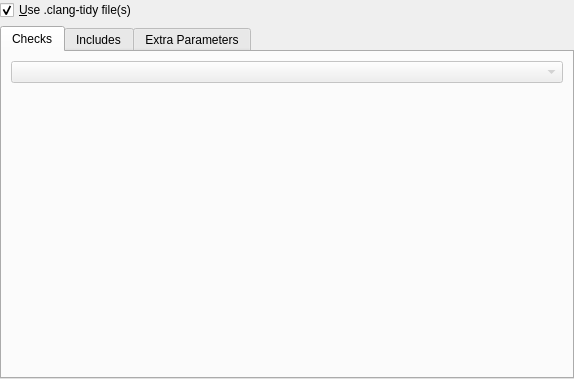
<?xml version="1.0" encoding="UTF-8"?>
<ui version="4.0">
 <class>ClangTidy::ProjectConfigPage</class>
 <widget class="QWidget" name="ClangTidy::ProjectConfigPage">
  <property name="geometry">
   <rect>
    <x>0</x>
    <y>0</y>
    <width>574</width>
    <height>379</height>
   </rect>
  </property>
  <layout class="QVBoxLayout" name="verticalLayout">
   <property name="leftMargin">
    <number>0</number>
   </property>
   <property name="topMargin">
    <number>0</number>
   </property>
   <property name="rightMargin">
    <number>0</number>
   </property>
   <property name="bottomMargin">
    <number>0</number>
   </property>
   <item>
    <widget class="QCheckBox" name="kcfg_useConfigFile">
     <property name="text">
      <string>&amp;Use .clang-tidy file(s)</string>
     </property>
     <property name="checked">
      <bool>true</bool>
     </property>
    </widget>
   </item>
   <item>
    <widget class="QTabWidget" name="tabWidget">
     <property name="currentIndex">
      <number>0</number>
     </property>
     <widget class="QWidget" name="checksTab">
      <attribute name="title">
       <string>Checks</string>
      </attribute>
      <property name="enabled">
       <bool>false</bool>
      </property>
      <layout class="QVBoxLayout" name="verticalLayout_2">
       <item>
        <widget class="ClangTidy::CheckSetSelectionComboBox" name="kcfg_checkSetSelection">
         <property name="sizePolicy">
          <sizepolicy hsizetype="Preferred" vsizetype="Fixed">
           <horstretch>1</horstretch>
           <verstretch>0</verstretch>
          </sizepolicy>
         </property>
        </widget>
       </item>
       <item>
        <widget class="ClangTidy::CheckSelection" name="enabledChecks" native="true"/>
       </item>
       <item>
        <widget class="ClangTidy::CustomCheckSetConfigProxyWidget" name="kcfg_enabledChecks" native="true">
         <property name="visible">
          <bool>false</bool>
         </property>
        </widget>
       </item>
      </layout>
     </widget>
     <widget class="QWidget" name="tab_3">
      <attribute name="title">
       <string>Includes</string>
      </attribute>
      <layout class="QFormLayout" name="formLayout_2">
       <item row="0" column="0">
        <widget class="QLabel" name="label_3">
         <property name="text">
          <string>&amp;Check system headers:</string>
         </property>
         <property name="buddy">
          <cstring>kcfg_checkSystemHeaders</cstring>
         </property>
        </widget>
       </item>
       <item row="0" column="1">
        <widget class="QCheckBox" name="kcfg_checkSystemHeaders"/>
       </item>
       <item row="1" column="0">
        <widget class="QLabel" name="headerFilterLabel">
         <property name="text">
          <string>Header fi&amp;lter:</string>
         </property>
         <property name="enabled">
          <bool>false</bool>
         </property>
         <property name="buddy">
          <cstring>kcfg_headerFilter</cstring>
         </property>
        </widget>
       </item>
       <item row="1" column="1">
        <widget class="QLineEdit" name="kcfg_headerFilter">
         <property name="toolTip">
          <string>&lt;html&gt;&lt;head/&gt;&lt;body&gt;&lt;p&gt;Regular expression matching the names of the headers to output diagnostics from. Diagnostics from the main file of each translation unit are always displayed. Can be used together with -line-filter.&lt;/p&gt;&lt;/body&gt;&lt;/html&gt;</string>
         </property>
         <property name="clearButtonEnabled">
          <bool>true</bool>
         </property>
         <property name="enabled">
          <bool>false</bool>
         </property>
        </widget>
       </item>
      </layout>
     </widget>
     <widget class="QWidget" name="tab_2">
      <attribute name="title">
       <string>Extra Parameters</string>
      </attribute>
      <layout class="QFormLayout" name="formLayout">
       <item row="0" column="0">
        <widget class="QLabel" name="label_2">
         <property name="text">
          <string>E&amp;xtra parameters:</string>
         </property>
         <property name="buddy">
          <cstring>kcfg_additionalParameters</cstring>
         </property>
        </widget>
       </item>
       <item row="0" column="1">
        <widget class="QLineEdit" name="kcfg_additionalParameters">
         <property name="toolTip">
          <string>&lt;html&gt;&lt;head/&gt;&lt;body&gt;&lt;p&gt;Additional command line options to pass to clang-tidy.&lt;/p&gt;&lt;/body&gt;&lt;/html&gt;</string>
         </property>
         <property name="clearButtonEnabled">
          <bool>true</bool>
         </property>
        </widget>
       </item>
      </layout>
     </widget>
    </widget>
   </item>
  </layout>
 </widget>
 <customwidgets>
  <customwidget>
   <class>ClangTidy::CheckSetSelectionComboBox</class>
   <extends>QComboBox</extends>
   <header>config/checksetselectioncombobox.h</header>
  </customwidget>
  <customwidget>
   <class>ClangTidy::CheckSelection</class>
   <extends>QWidget</extends>
   <header>config/checkselection.h</header>
  </customwidget>
  <customwidget>
   <class>ClangTidy::CustomCheckSetConfigProxyWidget</class>
   <extends>QWidget</extends>
   <header>config/customchecksetconfigproxywidget.h</header>
  </customwidget>
 </customwidgets>
 <resources/>
 <connections>
  <connection>
   <sender>kcfg_useConfigFile</sender>
   <signal>toggled(bool)</signal>
   <receiver>checksTab</receiver>
   <slot>setDisabled(bool)</slot>
  </connection>
  <connection>
   <sender>kcfg_useConfigFile</sender>
   <signal>toggled(bool)</signal>
   <receiver>kcfg_headerFilter</receiver>
   <slot>setDisabled(bool)</slot>
  </connection>
  <connection>
   <sender>kcfg_useConfigFile</sender>
   <signal>toggled(bool)</signal>
   <receiver>headerFilterLabel</receiver>
   <slot>setDisabled(bool)</slot>
  </connection>
 </connections>
</ui>
